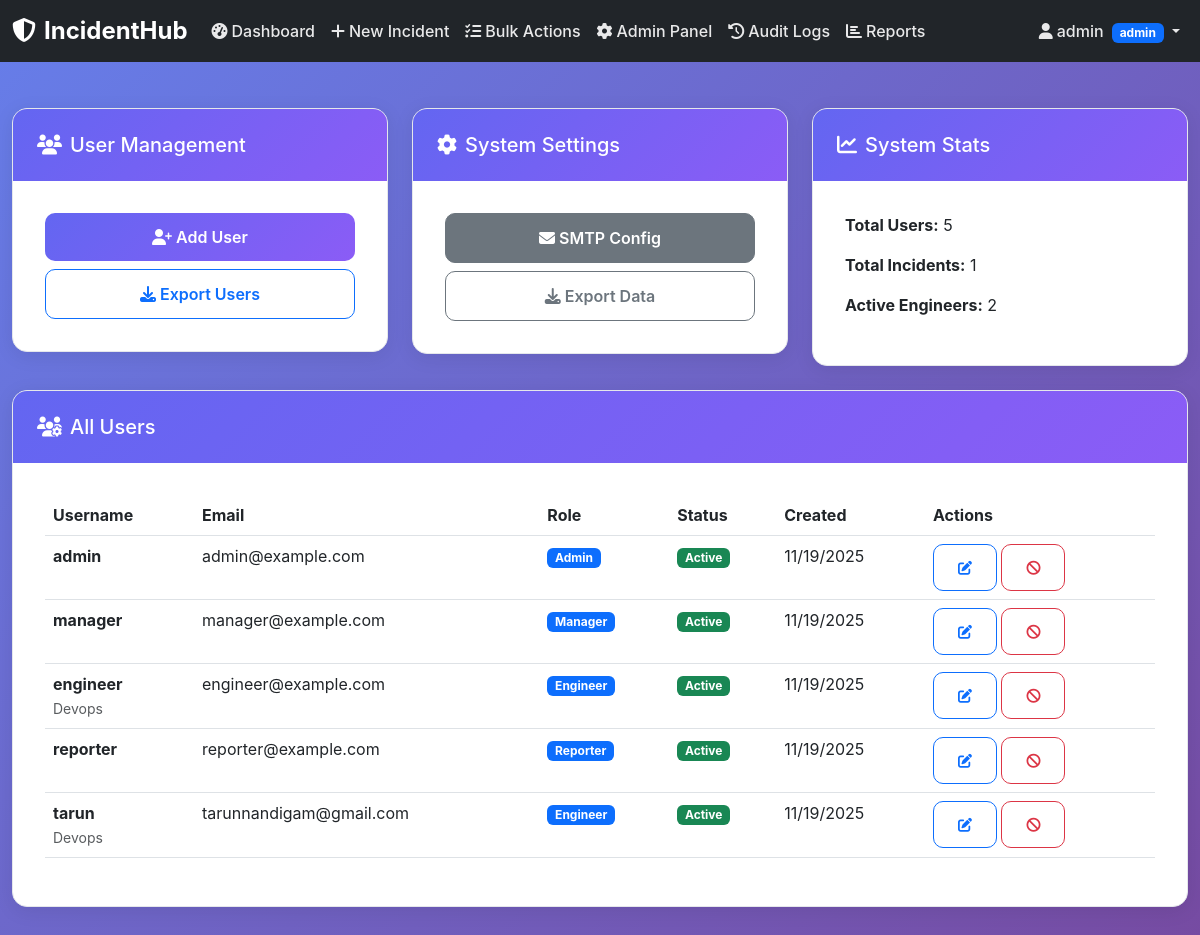
Before: /admin_panel (signed in) with the older database file.
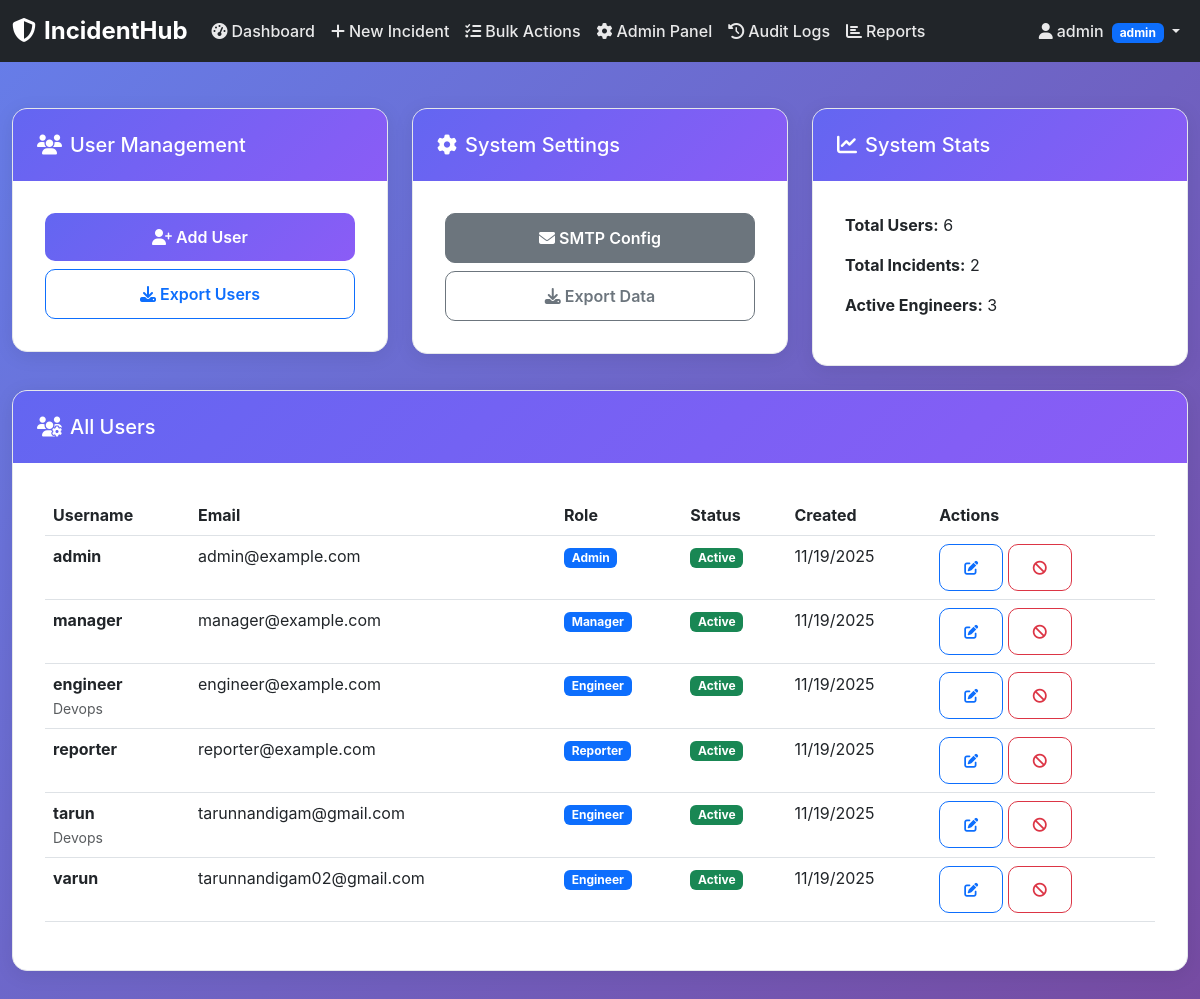
After: the same page with the newer database file.
### app.py (models this page shows, shortened)
class User(db.Model):
    id = db.Column(db.Integer, primary_key=True)
    username = db.Column(db.String(80), unique=True, nullable=False)
    email = db.Column(db.String(120), unique=True, nullable=False)
    role = db.Column(db.String(20), nullable=False, default='reporter')  # admin, manager, engineer, reporter
    specialization = db.Column(db.String(50))  # devops, network, security, database, frontend, backend
    password_hash = db.Column(db.String(255), nullable=False)
    created_at = db.Column(db.DateTime, default=datetime.utcnow)
    is_active = db.Column(db.Boolean, default=True)
    permissions = db.Column(db.Text)  # JSON string of permissions

### app.py (the view)
@app.route('/admin_panel')
@login_required
def admin_panel():
    user = User.query.get(session['user_id'])
    if user.role != 'admin':
        flash('Admin access required', 'error')
        return redirect(url_for('dashboard'))
    users = User.query.all()
    user_count = User.query.count()
    incident_count = Incident.query.filter_by(is_deleted=False).count()
    engineer_count = User.query.filter_by(role='engineer', is_active=True).count()
    teams = Team.query.all()
    return render_template('admin_panel.html',
                         users=users,
                         user_count=user_count,
                         incident_count=incident_count,
                         engineer_count=engineer_count,
                         teams=teams)

### app.py (called while the page is built)
def login_required(f):
    @wraps(f)
    def decorated_function(*args, **kwargs):
        if 'user_id' not in session:
            logger.warning(f"Unauthorized access attempt to {request.endpoint}")
            return redirect(url_for('login'))
        return f(*args, **kwargs)
    return decorated_function

### templates/admin_panel.html (shortened to what the changed rows need)
{% extends "base.html" %}
{% block content %}
<div class="container-fluid">
    <div class="row">
        <div class="col-lg-4 mb-4">
            <div class="content-card">
                <div class="content-body">
                    <p><strong>Total Users:</strong> {{ user_count }}</p>
                    <p><strong>Total Incidents:</strong> {{ incident_count }}</p>
                    <p><strong>Active Engineers:</strong> {{ engineer_count }}</p>
                </div>
            </div>
        </div>
    </div>
    <div class="row">
        <div class="col-12">
            <div class="content-card">
                <div class="content-body">
                    <div class="table-responsive">
                        <table class="table table-hover">
                            <thead>
                                <tr>
                                    <th>Username</th>
                                    <th>Email</th>
                                    <th>Role</th>
                                    <th>Status</th>
                                    <th>Created</th>
                                    <th>Actions</th>
                                </tr>
                            </thead>
                            <tbody>
                                {% for user in users %}
                                <tr>
                                    <td>
                                        <strong>{{ user.username }}</strong>
                                        {% if user.specialization %}<br><small class="text-muted">{{ user.specialization.title() }}</small>{% endif %}
                                    </td>
                                    <td>{{ user.email }}</td>
                                    <td><span class="badge bg-primary">{{ user.role.title() }}</span></td>
                                    <td>
                                        <span class="badge {% if user.is_active %}bg-success{% else %}bg-danger{% endif %}">
                                            {% if user.is_active %}Active{% else %}Inactive{% endif %}
                                        </span>
                                    </td>
                                    <td>{{ user.created_at.strftime('%m/%d/%Y') }}</td>
                                    <td>
                                        <button class="btn btn-sm btn-outline-primary" onclick="editUser({{ user.id }}, '{{ user.username }}', '{{ user.email }}', '{{ user.role }}', '{{ user.specialization or '' }}')">
                                            <i class="fas fa-edit"></i>
                                        </button>
                                        <button class="btn btn-sm btn-outline-{% if user.is_active %}danger{% else %}success{% endif %}" onclick="toggleUser({{ user.id }}, {{ user.is_active|lower }})">
                                            <i class="fas fa-{% if user.is_active %}ban{% else %}check{% endif %}"></i>
                                        </button>
                                    </td>
                                </tr>
                                {% endfor %}
                            </tbody>
                        </table>
                    </div>
                </div>
            </div>
        </div>
    </div>
</div>
{% endblock %}

Changed rows visible on the page:
added User: username "varun", email "tarunnandigam02@gmail.com", role "Engineer", is_active "Active", created_at "11/19/2025"
Other visible differences:
{{ user_count }}: "5" → "6"
{{ incident_count }}: "1" → "2"
{{ engineer_count }}: "2" → "3"
